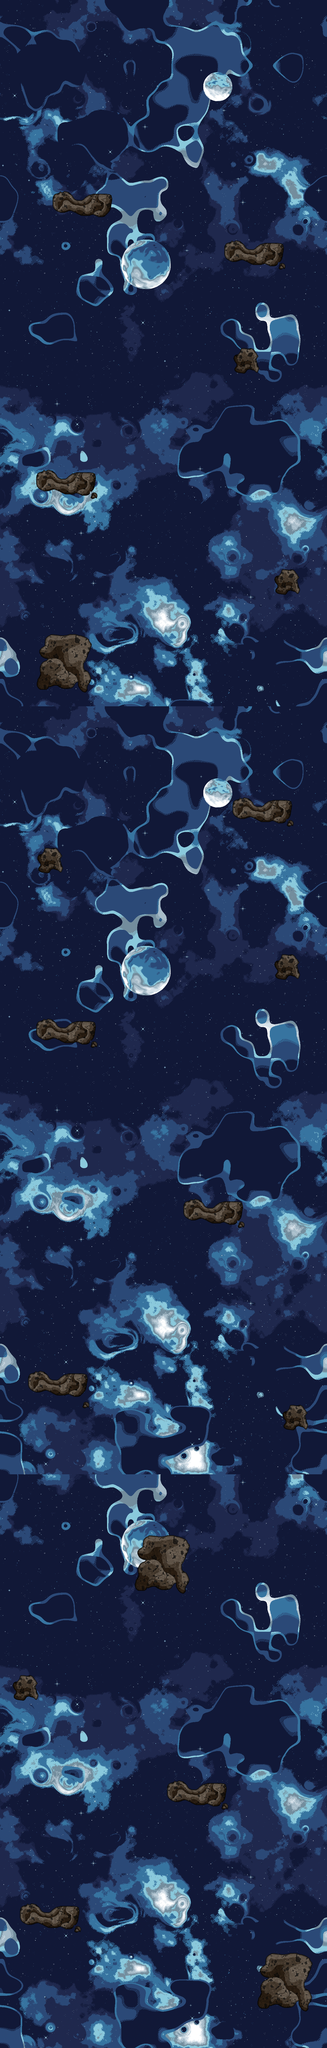

A level layout from a 2D game, rendered from its tile map. Below: a short description, then the map file with tile-grid data replaced by summaries:
An orthogonal 40x250 tile map with 32x32 px tiles, 2 tile layers (Ground, Decor), 2 tilesets, 3 image layers and 19 objects.

<map version="1.10" tiledversion="1.11.2" orientation="orthogonal" renderorder="right-down" width="40" height="250" tilewidth="32" tileheight="32" infinite="0" nextlayerid="15" nextobjectid="95">
 <editorsettings>
  <export target="level1.tmx" format="tmx" />
 </editorsettings>
 <tileset firstgid="1" name="Tileset1" tilewidth="32" tileheight="32" tilecount="64" columns="8">
  <image source="Tileset1.png" width="256" height="256" />
 </tileset>
 <tileset firstgid="65" name="PixelStarshipsPackage_Asteroids_01" tilewidth="32" tileheight="32" tilecount="256" columns="16">
  <image source="PixelStarshipsPackage_Asteroids_01.png" width="512" height="512" />
 </tileset>
 <imagelayer id="11" name="Background">
  <image source="Space Background.png" width="1280" height="3000" />
 </imagelayer>
 <imagelayer id="12" name="Background" offsetx="0.333333" offsety="5000.33">
  <image source="Space Background.png" width="1280" height="3000" />
 </imagelayer>
 <imagelayer id="13" name="Background" offsetx="0.0833333" offsety="2759.83">
  <image source="Space Background.png" width="1280" height="3000" />
 </imagelayer>
 <layer id="1" name="Ground" width="40" height="250">
  <data>[10000 cells, 0 non-empty, 0 distinct tile ids]</data>
 </layer>
 <layer id="3" name="Decor" width="40" height="250">
  <data>[10000 cells, 577 non-empty, 113 distinct tile ids]</data>
 </layer>
 <objectgroup id="4" name="Collisions">
  <object id="77" x="1009" y="7628" width="202" height="227" />
  <object id="78" x="76" y="7439" width="244" height="115" />
  <object id="79" x="645" y="6946" width="247" height="120" />
  <object id="80" x="47" y="6539" width="111" height="105" />
  <object id="81" x="523" y="5988" width="223" height="245" />
  <object id="82" x="1106" y="5487" width="103" height="104" />
  <object id="83" x="99" y="5349" width="269" height="149" />
  <object id="84" x="712" y="4670" width="252" height="131" />
  <object id="85" x="138" y="3978" width="249" height="116" />
  <object id="86" x="1077" y="3729" width="102" height="102" />
  <object id="87" x="905" y="3109" width="252" height="126" />
  <object id="88" x="138" y="3307" width="115" height="107" />
  <object id="89" x="139" y="2472" width="228" height="238" />
  <object id="90" x="1064" y="2220" width="112" height="104" />
  <object id="91" x="140" y="1818" width="253" height="137" />
  <object id="92" x="917" y="1357" width="101" height="109" />
  <object id="93" x="876" y="933" width="250" height="123" />
  <object id="94" x="203" y="737" width="240" height="111" />
 </objectgroup>
 <objectgroup id="5" name="Spawns">
  <object id="71" x="0" y="0" width="1280" height="400">
   <properties>
    <property name="type" value="planet" />
   </properties>
  </object>
 </objectgroup>
</map>
